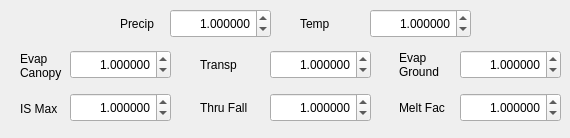
   <widget class="QWidget" name="tab_5">
    <attribute name="title">
     <string>   Forcings   </string>
    </attribute>
    <widget class="QLabel" name="textLabel1_11">
     <property name="geometry">
      <rect>
       <x>300</x>
       <y>8</y>
       <width>71</width>
       <height>31</height>
      </rect>
     </property>
     <property name="text">
      <string>Temp</string>
     </property>
    </widget>
    <widget class="QDoubleSpinBox" name="doubleSpinBoxF_Temp">
     <property name="geometry">
      <rect>
       <x>370</x>
       <y>9</y>
       <width>101</width>
       <height>29</height>
      </rect>
     </property>
     <property name="alignment">
      <set>Qt::AlignRight|Qt::AlignTrailing|Qt::AlignVCenter</set>
     </property>
     <property name="decimals">
      <number>6</number>
     </property>
     <property name="maximum">
      <double>99.000000000000000</double>
     </property>
     <property name="singleStep">
      <double>0.100000000000000</double>
     </property>
     <property name="value">
      <double>1.000000000000000</double>
     </property>
    </widget>
    <widget class="QLabel" name="textLabel1_12">
     <property name="geometry">
      <rect>
       <x>120</x>
       <y>8</y>
       <width>71</width>
       <height>31</height>
      </rect>
     </property>
     <property name="text">
      <string>Precip</string>
     </property>
    </widget>
    <widget class="QDoubleSpinBox" name="doubleSpinBoxF_Precip">
     <property name="geometry">
      <rect>
       <x>170</x>
       <y>9</y>
       <width>101</width>
       <height>29</height>
      </rect>
     </property>
     <property name="alignment">
      <set>Qt::AlignRight|Qt::AlignTrailing|Qt::AlignVCenter</set>
     </property>
     <property name="decimals">
      <number>6</number>
     </property>
     <property name="maximum">
      <double>99.000000000000000</double>
     </property>
     <property name="singleStep">
      <double>0.100000000000000</double>
     </property>
     <property name="value">
      <double>1.000000000000000</double>
     </property>
    </widget>
    <widget class="QDoubleSpinBox" name="doubleSpinBoxF_ET2">
     <property name="geometry">
      <rect>
       <x>460</x>
       <y>50</y>
       <width>101</width>
       <height>29</height>
      </rect>
     </property>
     <property name="alignment">
      <set>Qt::AlignRight|Qt::AlignTrailing|Qt::AlignVCenter</set>
     </property>
     <property name="decimals">
      <number>6</number>
     </property>
     <property name="maximum">
      <double>99.000000000000000</double>
     </property>
     <property name="singleStep">
      <double>0.100000000000000</double>
     </property>
     <property name="value">
      <double>1.000000000000000</double>
     </property>
    </widget>
    <widget class="QDoubleSpinBox" name="doubleSpinBoxF_ET1">
     <property name="geometry">
      <rect>
       <x>270</x>
       <y>50</y>
       <width>101</width>
       <height>29</height>
      </rect>
     </property>
     <property name="alignment">
      <set>Qt::AlignRight|Qt::AlignTrailing|Qt::AlignVCenter</set>
     </property>
     <property name="decimals">
      <number>6</number>
     </property>
     <property name="maximum">
      <double>99.000000000000000</double>
     </property>
     <property name="singleStep">
      <double>0.100000000000000</double>
     </property>
     <property name="value">
      <double>1.000000000000000</double>
     </property>
    </widget>
    <widget class="QDoubleSpinBox" name="doubleSpinBoxF_ET0">
     <property name="geometry">
      <rect>
       <x>70</x>
       <y>50</y>
       <width>101</width>
       <height>29</height>
      </rect>
     </property>
     <property name="alignment">
      <set>Qt::AlignRight|Qt::AlignTrailing|Qt::AlignVCenter</set>
     </property>
     <property name="decimals">
      <number>6</number>
     </property>
     <property name="maximum">
      <double>99.000000000000000</double>
     </property>
     <property name="singleStep">
      <double>0.100000000000000</double>
     </property>
     <property name="value">
      <double>1.000000000000000</double>
     </property>
    </widget>
    <widget class="QLabel" name="textLabel1_26">
     <property name="geometry">
      <rect>
       <x>200</x>
       <y>49</y>
       <width>71</width>
       <height>31</height>
      </rect>
     </property>
     <property name="text">
      <string>Transp</string>
     </property>
    </widget>
    <widget class="QLabel" name="textLabel1_27">
     <property name="geometry">
      <rect>
       <x>399</x>
       <y>49</y>
       <width>71</width>
       <height>31</height>
      </rect>
     </property>
     <property name="text">
      <string>Evap
Ground</string>
     </property>
    </widget>
    <widget class="QLabel" name="textLabel1_28">
     <property name="geometry">
      <rect>
       <x>20</x>
       <y>45</y>
       <width>71</width>
       <height>41</height>
      </rect>
     </property>
     <property name="text">
      <string>Evap
Canopy</string>
     </property>
    </widget>
    <widget class="QDoubleSpinBox" name="doubleSpinBoxF_ISMax">
     <property name="geometry">
      <rect>
       <x>70</x>
       <y>93</y>
       <width>101</width>
       <height>29</height>
      </rect>
     </property>
     <property name="alignment">
      <set>Qt::AlignRight|Qt::AlignTrailing|Qt::AlignVCenter</set>
     </property>
     <property name="decimals">
      <number>6</number>
     </property>
     <property name="maximum">
      <double>99.000000000000000</double>
     </property>
     <property name="singleStep">
      <double>0.100000000000000</double>
     </property>
     <property name="value">
      <double>1.000000000000000</double>
     </property>
    </widget>
    <widget class="QDoubleSpinBox" name="doubleSpinBoxF_ThruFall">
     <property name="geometry">
      <rect>
       <x>270</x>
       <y>93</y>
       <width>101</width>
       <height>29</height>
      </rect>
     </property>
     <property name="alignment">
      <set>Qt::AlignRight|Qt::AlignTrailing|Qt::AlignVCenter</set>
     </property>
     <property name="decimals">
      <number>6</number>
     </property>
     <property name="maximum">
      <double>99.000000000000000</double>
     </property>
     <property name="singleStep">
      <double>0.100000000000000</double>
     </property>
     <property name="value">
      <double>1.000000000000000</double>
     </property>
    </widget>
    <widget class="QLabel" name="textLabel1_33">
     <property name="geometry">
      <rect>
       <x>399</x>
       <y>92</y>
       <width>71</width>
       <height>31</height>
      </rect>
     </property>
     <property name="text">
      <string>Melt Fac</string>
     </property>
    </widget>
    <widget class="QLabel" name="textLabel1_34">
     <property name="geometry">
      <rect>
       <x>20</x>
       <y>88</y>
       <width>71</width>
       <height>41</height>
      </rect>
     </property>
     <property name="text">
      <string>IS Max</string>
     </property>
    </widget>
    <widget class="QDoubleSpinBox" name="doubleSpinBoxF_MeltFac">
     <property name="geometry">
      <rect>
       <x>460</x>
       <y>93</y>
       <width>101</width>
       <height>29</height>
      </rect>
     </property>
     <property name="alignment">
      <set>Qt::AlignRight|Qt::AlignTrailing|Qt::AlignVCenter</set>
     </property>
     <property name="decimals">
      <number>6</number>
     </property>
     <property name="maximum">
      <double>99.000000000000000</double>
     </property>
     <property name="singleStep">
      <double>0.100000000000000</double>
     </property>
     <property name="value">
      <double>1.000000000000000</double>
     </property>
    </widget>
    <widget class="QLabel" name="textLabel1_35">
     <property name="geometry">
      <rect>
       <x>200</x>
       <y>92</y>
       <width>71</width>
       <height>31</height>
      </rect>
     </property>
     <property name="text">
      <string>Thru Fall</string>
     </property>
    </widget>
   </widget>
